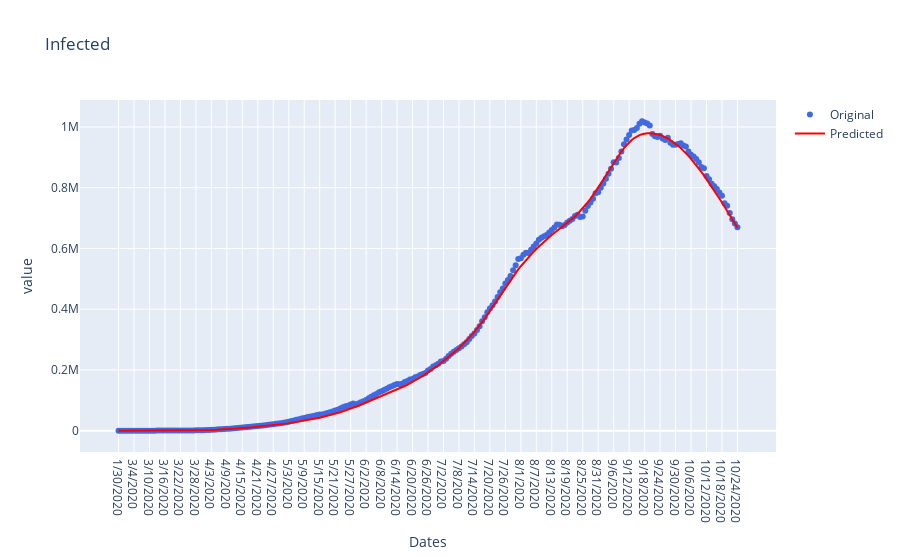

The notebook cell this image was saved under:
### Code cell
#Infected
fig=go.Figure()
fig.add_trace(go.Scatter(x=df_state['Date'], y=df_state['Infected'],name='Original',
                         mode='markers',line=dict(color='royalblue',)))
fig.add_trace(go.Scatter(x=df_state['Date'], y=df_pred['Infected'],name='Predicted',
                         line=dict(color='red',)))
fig.update_layout(title = "Infected", xaxis = {'title':'Dates'}, yaxis = {'title':'value'})
#fig.update_xaxes(rangeslider_visible=True)
fig.show()

### Figure 1 — Plotly figure (JSON) as saved in the notebook; plotly's stock layout.template omitted (floating-point values rounded to 4 significant figures; data arrays with more than 128 entries replaced by an {"elided": "..."} marker saying what was removed)
{"data": [{"line": {"color": "royalblue"}, "mode": "markers", "name": "Original", "type": "scatter", "x": {"elided": "241 str values"}, "y": {"elided": "241 int values"}}, {"line": {"color": "red"}, "name": "Predicted", "type": "scatter", "x": {"elided": "241 str values"}, "y": {"elided": "241 float values"}}], "layout": {"title": {"text": "Infected"}, "xaxis": {"title": {"text": "Dates"}}, "yaxis": {"title": {"text": "value"}}}}
